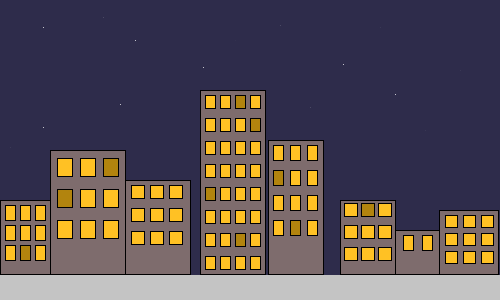
Frame 1 (no input)
Frame 60 (the mouse pressed at the canvas centre just before this capture): identical to frame 1, image omitted
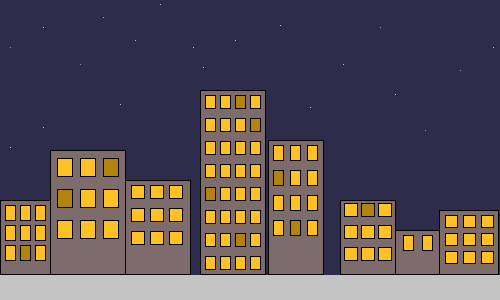
Frame 120 (the mouse held since frame 60 and released just before this capture)

The Processing sketch that drew these frames (run headless with seeded random() and noise(); from frame 60 on, the mouse is pressed at the canvas centre):

// Processing sketch: processing_99484
// ── processing_99484.pde

void setup() {
  size(500, 300);
  smooth();
  frameRate(24);
}

void draw(){
  background(#2E2C4B);
  
  // Sidewalk
  noStroke();
  fill(#C4C4C4);
  rect(0, 275, 500, 25);
  
  //building one
  stroke(0);
  fill(#7E6C6D);
  rect(0, 200, 50, 74);
  fill(#FFC124);
  rect(5, 205, 10, 15);
  rect(20, 205, 10, 15);
  rect(35, 205, 10, 15);
  rect(5, 225, 10, 15);
  rect(20, 225, 10, 15);
  rect(35, 225, 10, 15);
  rect(5, 245, 10, 15);
  fill(#B2840E);
  rect(20, 245, 10, 15);
  fill(#FFC124);
  rect(35, 245, 10, 15);
  
  //building two
  stroke(0);
  fill(#7E6C6D);
  rect(50, 150, 75, 124);
  fill(#FFC124);
  rect(57, 158, 15, 18);
  rect(80, 158, 15, 18);
  fill(#B2840E);
  rect(103, 158, 15, 18);
  rect(57, 189, 15, 18);
  fill(#FFC124);
  rect(80, 189, 15, 18);
  rect(103, 189, 15, 18);
  rect(57, 220, 15, 18);
  rect(80, 220, 15, 18);
  rect(103, 220, 15, 18);
    
  //building three
  stroke(0);
  fill(#7E6C6D);
  rect(125, 180, 65, 94);
  fill(#FFC124);
  rect(131, 185, 13, 13);
  rect(150, 185, 13, 13);
  rect(169, 185, 13, 13);
  rect(131, 208, 13, 13);
  rect(150, 208, 13, 13);
  rect(169, 208, 13, 13);
  rect(131, 231, 13, 13);
  rect(150, 231, 13, 13);
  rect(169, 231, 13, 13);
  
  //building four
  stroke(0);
  fill(#7E6C6D);
  rect(200, 90, 65, 184);
  fill(#FFC124);
  rect(205, 95, 10, 13);
  rect(220, 95, 10, 13);
  fill(#B2840E);
  rect(235, 95, 10, 13);
  fill(#FFC124);
  rect(250, 95, 10, 13);
  rect(205, 118, 10, 13);
  rect(220, 118, 10, 13);
  rect(235, 118, 10, 13);
  fill(#B2840E);
  rect(250, 118, 10, 13);
  fill(#FFC124);
  rect(205, 141, 10, 13);
  rect(220, 141, 10, 13);
  rect(235, 141, 10, 13);
  rect(250, 141, 10, 13);
  rect(205, 164, 10, 13);
  rect(220, 164, 10, 13);
  rect(235, 164, 10, 13);
  rect(250, 164, 10, 13);
  fill(#B2840E);
  rect(205, 187, 10, 13);
  fill(#FFC124);
  rect(220, 187, 10, 13);
  rect(235, 187, 10, 13);
  rect(250, 187, 10, 13);
  rect(205, 210, 10, 13);
  rect(220, 210, 10, 13);
  rect(235, 210, 10, 13);
  rect(250, 210, 10, 13);
  rect(205, 233, 10, 13);
  rect(220, 233, 10, 13);
  fill(#B2840E);
  rect(235, 233, 10, 13);
  fill(#FFC124);
  rect(250, 233, 10, 13);
  rect(205, 256, 10, 13);
  rect(220, 256, 10, 13);
  rect(235, 256, 10, 13);
  rect(250, 256, 10, 13);
  
  //building five
  stroke(0);
  fill(#7E6C6D);
  rect(268, 140, 55, 134);
  fill(#FFC124);
  rect(273, 145, 10, 15); 
  rect(290, 145, 10, 15);
  rect(307, 145, 10, 15);
  fill(#B2840E);
  rect(273, 170, 10, 15);
  fill(#FFC124);
  rect(290, 170, 10, 15);
  rect(307, 170, 10, 15);
  rect(273, 195, 10, 15); 
  rect(290, 195, 10, 15);
  rect(307, 195, 10, 15);
  rect(273, 220, 10, 15);
  fill(#B2840E); 
  rect(290, 220, 10, 15);
  fill(#FFC124);
  rect(307, 220, 10, 15);
  
  //building six
  stroke(0);
  fill(#7E6C6D);
  rect(340, 200, 55, 74);
  fill(#FFC124);
  rect(344, 203, 13, 13);
  fill(#B2840E);
  rect(361, 203, 13, 13);
  fill(#FFC124);
  rect(378, 203, 13, 13);
  rect(344, 225, 13, 13);
  rect(361, 225, 13, 13);
  rect(378, 225, 13, 13);
  rect(344, 247, 13, 13);
  rect(361, 247, 13, 13);
  rect(378, 247, 13, 13);
  
  //building seven
  stroke(0);
  fill(#7E6C6D);
  rect(395, 230, 60, 44);
  fill(#FFC124);
  rect(403, 235, 10, 15);
  rect(422, 235, 10, 15);


  //building eight
  stroke(0);
  fill(#7E6C6D);
  rect(439, 210, 59, 64);
  fill(#FFC124);
  rect(445, 215, 12, 12);
  rect(463, 215, 12, 12);
  rect(481, 215, 12, 12);
  rect(445, 233, 12, 12);
  rect(463, 233, 12, 12);
  rect(481, 233, 12, 12);
  rect(445, 251, 12, 12);
  rect(463, 251, 12, 12);
  rect(481, 251, 12, 12);
  

  //stars
  stroke(255, 255, 255, mouseY-5);
  point(10, 47);
  stroke(255, 255, 255);
  point(43, 27);
  stroke(255, 255, 255, mouseY);
  point(80, 64);
  stroke(255, 255, 255, mouseX+22);
  point(10, 147);
  stroke(255, 255, 255);
  point(43, 127);
  point(120, 104);
  stroke(255, 255, 255, mouseY+50);
  point(103, 17);
  stroke(255, 255, 255);
  point(135, 40);
  stroke(255, 255, 255, mouseX-15);
  point(160, 4);
  stroke(255, 255, 255, mouseX);
  point(193, 47);
  stroke(255, 255, 255);
  point(203, 67);
  stroke(255, 255, 255, mouseX+8);
  point(235, 40);
  stroke(255, 255, 255, mouseX+50);
  point(280, 25);
  point(310, 107);
  stroke(255, 255, 255);
  point(343, 64);
  stroke(255, 255, 255, mouseY+20);
  point(380, 27);
  stroke(255, 255, 255);
  point(395, 94);
  stroke(255, 255, 255, mouseY+18);
  point(425, 130);
  point(460, 70);
  stroke(255, 255, 255, mouseX-20);
  point(493, 47);  
}
